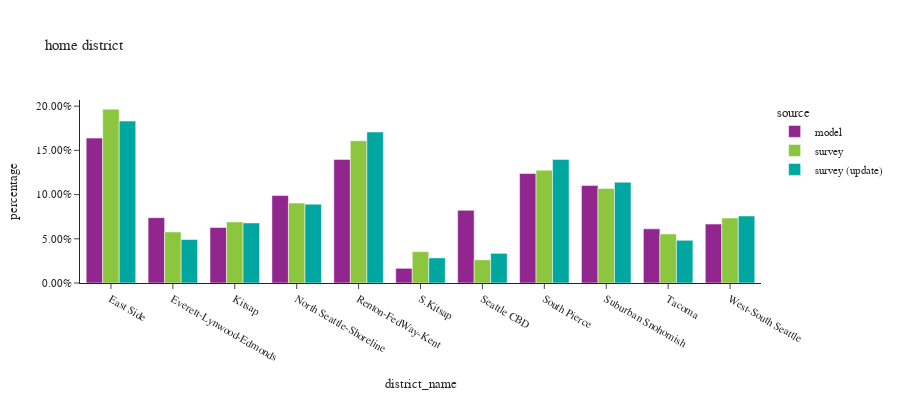

Source (notebook cell):
### Code cell
plot_hh_stat(df_hh, 'district_name', 'home district', wid=900)

### Figure 1 — Plotly figure (JSON) as saved in the notebook; plotly's stock layout.template omitted (floating-point values rounded to 4 significant figures)
{"data": [{"alignmentgroup": "True", "customdata": [[284561], [128286], [108900], [171773], [242692], [28817], [142728], [214942], [191371], [106376], [115679]], "hovertemplate": "source=model<br>district_name=%{x}<br>percentage=%{y}<br>sample count=%{customdata[0]}<extra></extra>", "legendgroup": "model", "marker": {"color": "#91268F", "pattern": {"shape": ""}}, "name": "model", "offsetgroup": "model", "orientation": "v", "showlegend": true, "textposition": "auto", "type": "bar", "x": ["East Side", "Everett-Lynwood-Edmonds", "Kitsap", "North Seattle-Shoreline", "Renton-FedWay-Kent", "S.Kitsap", "Seattle CBD", "South Pierce", "Suburban Snohomish", "Tacoma", "West-South Seattle"], "xaxis": "x", "y": [0.1639, 0.07389, 0.06273, 0.09894, 0.1398, 0.0166, 0.08221, 0.1238, 0.1102, 0.06127, 0.06663], "yaxis": "y"}, {"alignmentgroup": "True", "customdata": [[374], [92], [239], [266], [160], [68], [709], [470], [184], [130], [877]], "hovertemplate": "source=survey<br>district_name=%{x}<br>percentage=%{y}<br>sample count=%{customdata[0]}<extra></extra>", "legendgroup": "survey", "marker": {"color": "#8CC63E", "pattern": {"shape": ""}}, "name": "survey", "offsetgroup": "survey", "orientation": "v", "showlegend": true, "textposition": "auto", "type": "bar", "x": ["West-South Seattle", "Tacoma", "Suburban Snohomish", "South Pierce", "Seattle CBD", "S.Kitsap", "Renton-FedWay-Kent", "North Seattle-Shoreline", "Kitsap", "Everett-Lynwood-Edmonds", "East Side"], "xaxis": "x", "y": [0.07352, 0.05551, 0.107, 0.1276, 0.0262, 0.03547, 0.1609, 0.09035, 0.06909, 0.05775, 0.1966], "yaxis": "y"}, {"alignmentgroup": "True", "customdata": [[926], [134], [191], [492], [753], [70], [174], [282], [249], [95], [399]], "hovertemplate": "source=survey (update)<br>district_name=%{x}<br>percentage=%{y}<br>sample count=%{customdata[0]}<extra></extra>", "legendgroup": "survey (update)", "marker": {"color": "#00A7A0", "pattern": {"shape": ""}}, "name": "survey (update)", "offsetgroup": "survey (update)", "orientation": "v", "showlegend": true, "textposition": "auto", "type": "bar", "x": ["East Side", "Everett-Lynwood-Edmonds", "Kitsap", "North Seattle-Shoreline", "Renton-FedWay-Kent", "S.Kitsap", "Seattle CBD", "South Pierce", "Suburban Snohomish", "Tacoma", "West-South Seattle"], "xaxis": "x", "y": [0.1831, 0.04916, 0.06794, 0.08914, 0.1708, 0.02839, 0.03356, 0.1398, 0.114, 0.0483, 0.07579], "yaxis": "y"}], "layout": {"barmode": "group", "font": {"size": 11}, "height": 400, "legend": {"title": {"text": "source"}, "tracegroupgap": 0}, "title": {"text": "home district"}, "width": 900, "xaxis": {"anchor": "y", "domain": [0.0, 1.0], "title": {"text": "district_name"}}, "yaxis": {"anchor": "x", "domain": [0.0, 1.0], "tickformat": ".2%", "title": {"text": "percentage"}}}}
